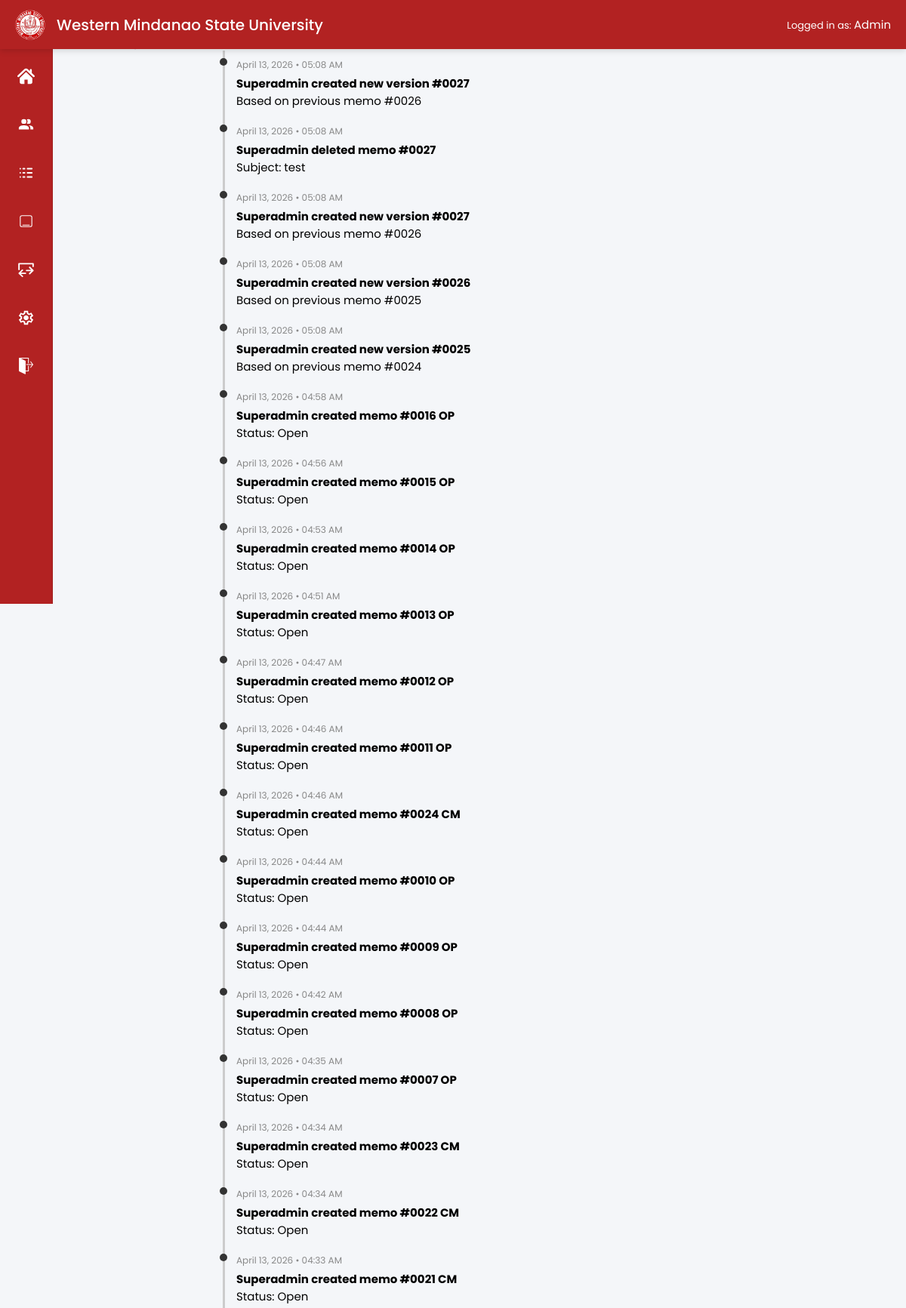
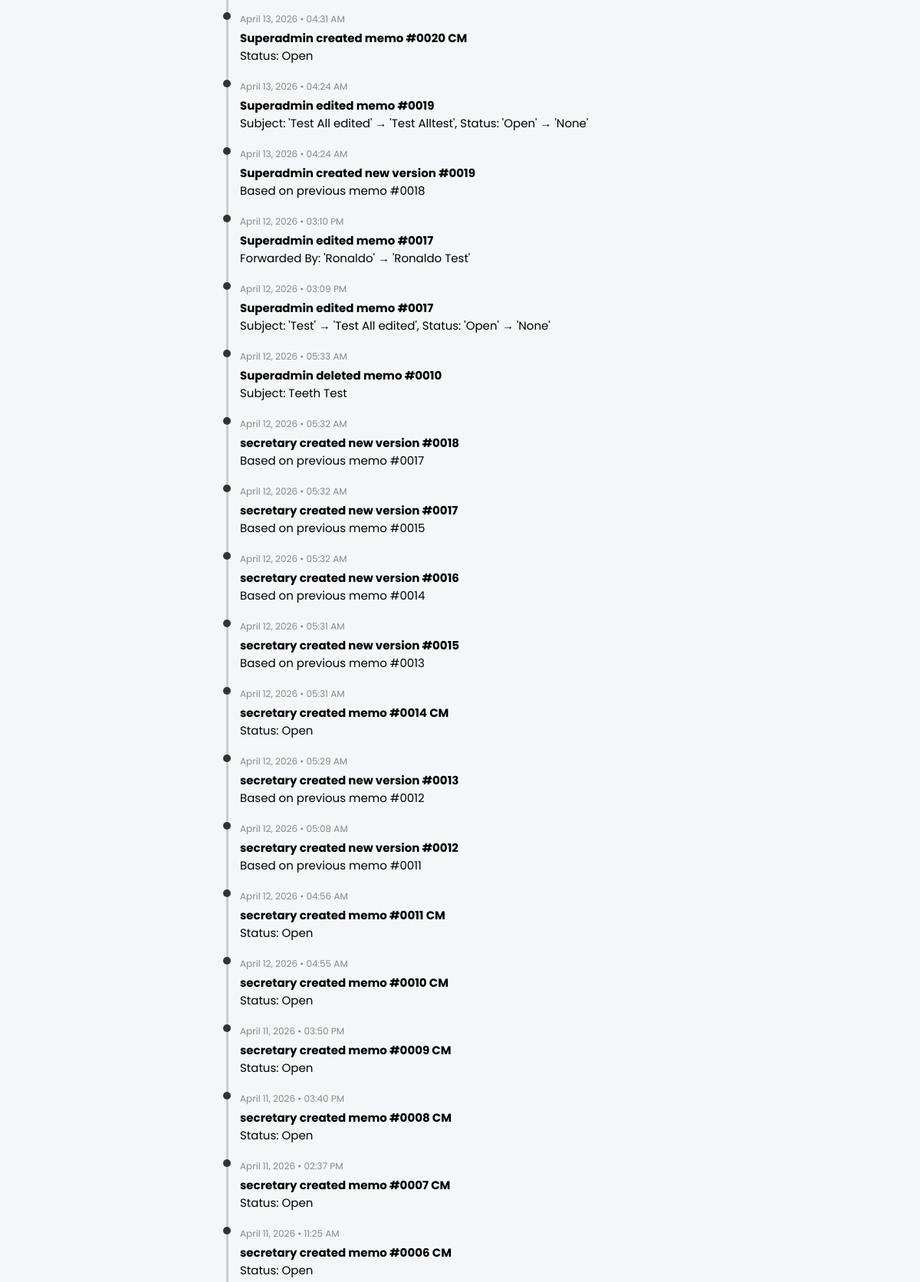
The page /admin/logs (signed in, upper part) on the database its author committed (2 pictures, top to bottom).
### app/models/settings.py (models this page shows)
class SystemSettings(db.Model):
    __tablename__ = "system_settings"
    id = db.Column(db.Integer, primary_key=True)
    system_name = db.Column(db.String(200))
    logo = db.Column(db.String(255))

### app/models/user.py (models this page shows, shortened)
class User(UserMixin, db.Model):
    __tablename__ = "users"
    id = db.Column(db.Integer, primary_key=True)
    username = db.Column(db.String(50), unique=True, nullable=False)
    password_hash = db.Column(db.String(255), nullable=False)
    role = db.Column(db.String(20))  # admin or secretary

### app/models/log_entry.py (models this page shows)
class LogEntry(db.Model):
    __tablename__ = "log_entries"
    id = db.Column(db.Integer, primary_key=True)
    serial_number = db.Column(db.Integer, unique=True, nullable=False)
    date = db.Column(db.Date)
    remarks = db.Column(db.String(255))
    notes = db.Column(db.Text)
    encoded_at = db.Column(db.DateTime, default=datetime.utcnow)
    memo_id = db.Column(db.Integer, db.ForeignKey("memos.id"))
    user_id = db.Column(
        db.Integer,
        db.ForeignKey("users.id", name="fk_log_entries_user_id"),
        nullable=True   # 👈 TEMPORARY
    )
    user = db.relationship("User", backref="logs")

### app/routes/admin.py (the view)
@admin_bp.route("/logs")
@login_required
def logs_page():
    logs = LogEntry.query.order_by(LogEntry.encoded_at.desc()).all()
    return render_template("admin/logs.html", logs=logs)

### app/__init__.py (called while the page is built)
def create_app():
    app = Flask(__name__)
    app.config.from_object(Config)
    db.init_app(app)
    login_manager.init_app(app)
    migrate.init_app(app, db)
    login_manager.login_view = "auth.login"
    @login_manager.user_loader
    def load_user(user_id):
        return User.query.get(int(user_id))
    app.register_blueprint(main)
    app.register_blueprint(auth_bp)
    app.register_blueprint(secretary_bp)
    app.register_blueprint(admin_bp)
    app.cli.add_command(seed_command)
    app.cli.add_command(seed_memos)
    @app.context_processor
    def inject_settings():
        settings = SystemSettings.query.first()
        return dict(settings=settings)
    print(app.url_map)
    return app

### app/templates/admin/logs.html (shortened to what this page needs)
{% extends "base.html" %}
{% block content %}
<h2>Activity Logs</h2>
<div class="timeline">
  {% for log in logs %}
    <div class="timeline-item">
      <div class="timeline-time">
        {{ log.encoded_at.strftime("%B %d, %Y") }} •
        {{ log.encoded_at.strftime("%I:%M %p") }}
      </div>
      <div class="timeline-content">
        <strong>{{ log.remarks }}</strong><br>
        <small>{{ log.notes }}</small>
      </div>
    </div>
  {% endfor %}
</div>
{% endblock %}

### app/templates/base.html (shortened to what this page needs)
<!DOCTYPE html>
<html lang="en">
<head>
<link rel="stylesheet" href="{{ url_for('static', filename='css/flatpickr.min.css') }}">
</head>
<body>
<div class="topbar">
<div class="topbar-left">
{% if settings and settings.logo %}
  <img src="{{ url_for('static', filename=settings.logo) }}" class="logo">
{% else %}
  <img src="{{ url_for('static', filename='img/logo.png') }}" class="logo">
{% endif %}
<div class="title"> {{ settings.system_name }}</div>
</div>
<div class="topbar-right">
  Logged in as:
  <span id="userRole">
    {% if current_user.is_authenticated %}
      {{ current_user.role|capitalize }}
    {% else %}
      Guest
    {% endif %}
  </span>
</div>
</div>
{% if current_user.is_authenticated %}
<div class="sidebar">
    {% if current_user.role == "admin" %}
    <a href="{{ url_for('admin.dashboard') }}" title="Dashboard">
        <img src="{{ url_for('static', filename='img/dashboard.svg') }}" alt="Dashboard">
    </a>
    <a href="{{ url_for('admin.users') }}" title="Manage Users">
        <img src="{{ url_for('static', filename='img/users.svg') }}" alt="Users">
    </a>
    <a href="{{ url_for('admin.logs_page') }}" title="Reports">
        <img src="{{ url_for('static', filename='img/reports.svg') }}" alt="Reports">
    </a>
    {% endif %}
    {% if current_user.role == "admin" or current_user.role == "secretary" %}
    <a href="{{ url_for('main.home') }}" title="Memos">
        <img src="{{ url_for('static', filename='img/memos.svg') }}" alt="Memos">
    </a>
    {% endif %}
    {% if current_user.role == "admin" %}
    <a href="{{ url_for('admin.import_page') }}" title="Import/Export">
        <img src="{{ url_for('static', filename='img/import.svg') }}" alt="Import">
    </a>
    <a href="{{ url_for('admin.settings_general') }}" title="Settings">
        <img src="{{ url_for('static', filename='img/settings.svg') }}" alt="Settings">
    </a>
    {% endif %}
    <a href="{{ url_for('auth.logout') }}" title="Logout">
        <img src="{{ url_for('static', filename='img/logout.svg') }}" alt="Logout">
    </a>
</div>
{% endif %}
<div class="content">
  {% block content %}{% endblock %}
</div>
</body>
</html>

### app/templates/base.html (style rules this page uses)
* { margin:0; padding:0; box-sizing:border-box; font-family:'Poppins',sans-serif; font-size:15px; }
body { background:#f4f6f9; }
.topbar { position: fixed; top: 0; left: 0; width: 100%; height: 65px; background: #B22222; display: flex; align-items: center; justify-content: space-between; padding: 0 20px; color: white; box-shadow: 0 2px 8px rgba(0,0,0,0.15); z-index: 1000; }
.topbar-left { display:flex; align-items:center; gap:15px; }
.logo { height:40px; }
.title { font-size:20px; font-weight:500; }
.topbar-right { font-size:13px; }
.sidebar { position: fixed; top: 65px; left: 0; width: clamp(55px, 6vw, 70px); height: calc(100vh - 65px); background: #B22222; border-right: 1px solid rgba(0,0,0,0.1); display: flex; flex-direction: column; align-items: center; padding-top: 20px; gap: clamp(20px, 3.5vw, 32px); z-index: 500; }
.sidebar a { width: 32px; height: 32px; display: flex; justify-content: center; align-items: center; border-radius: 8px; transition: 0.2s; }
.sidebar img { width: 70%; height: 70%; object-fit: contain; filter: brightness(0) invert(1); transition: 0.2s; }
.content { margin-left: 0; margin-top: 20px; width: 100%; padding: clamp(12px, 2vw, 25px); }
body:has(.sidebar) .content { margin-left: clamp(55px, 6vw, 70px); width: calc(100% - clamp(55px, 6vw, 70px)); }

### app/templates/admin/logs.html (style rules this page uses)
.timeline { max-width: 700px; margin: auto; }
.timeline-item { padding: 10px 0; border-left: 3px solid #ccc; margin-left: 10px; padding-left: 15px; position: relative; }
.timeline-item::before { content: ""; position: absolute; left: -7px; top: 10px; width: 10px; height: 10px; background: #333; border-radius: 50%; }
.timeline-time { font-size: 12px; color: #888; margin-bottom: 4px; }
.timeline-content { font-size: 14px; }

### rows shown on the page
SystemSettings: logo (picture), system_name "Western Mindanao State University"
User: role "Admin"
LogEntry: encoded_at "April 13, 2026", encoded_at "05:08 AM", remarks "Superadmin created new version #0027", notes "Based on previous memo #0026"
LogEntry: encoded_at "April 13, 2026", encoded_at "05:08 AM", remarks "Superadmin deleted memo #0027", notes "Subject: test"
LogEntry: encoded_at "April 13, 2026", encoded_at "05:08 AM", remarks "Superadmin created new version #0027", notes "Based on previous memo #0026"
LogEntry: encoded_at "April 13, 2026", encoded_at "05:08 AM", remarks "Superadmin created new version #0026", notes "Based on previous memo #0025"
LogEntry: encoded_at "April 13, 2026", encoded_at "05:08 AM", remarks "Superadmin created new version #0025", notes "Based on previous memo #0024"
LogEntry: encoded_at "April 13, 2026", encoded_at "04:58 AM", remarks "Superadmin created memo #0016 OP", notes "Status: Open"
LogEntry: encoded_at "April 13, 2026", encoded_at "04:56 AM", remarks "Superadmin created memo #0015 OP", notes "Status: Open"
LogEntry: encoded_at "April 13, 2026", encoded_at "04:53 AM", remarks "Superadmin created memo #0014 OP", notes "Status: Open"
LogEntry: encoded_at "April 13, 2026", encoded_at "04:51 AM", remarks "Superadmin created memo #0013 OP", notes "Status: Open"
LogEntry: encoded_at "April 13, 2026", encoded_at "04:47 AM", remarks "Superadmin created memo #0012 OP", notes "Status: Open"
LogEntry: encoded_at "April 13, 2026", encoded_at "04:46 AM", remarks "Superadmin created memo #0011 OP", notes "Status: Open"
LogEntry: encoded_at "April 13, 2026", encoded_at "04:46 AM", remarks "Superadmin created memo #0024 CM", notes "Status: Open"
LogEntry: encoded_at "April 13, 2026", encoded_at "04:44 AM", remarks "Superadmin created memo #0010 OP", notes "Status: Open"
LogEntry: encoded_at "April 13, 2026", encoded_at "04:44 AM", remarks "Superadmin created memo #0009 OP", notes "Status: Open"
LogEntry: encoded_at "April 13, 2026", encoded_at "04:42 AM", remarks "Superadmin created memo #0008 OP", notes "Status: Open"
LogEntry: encoded_at "April 13, 2026", encoded_at "04:35 AM", remarks "Superadmin created memo #0007 OP", notes "Status: Open"
LogEntry: encoded_at "April 13, 2026", encoded_at "04:34 AM", remarks "Superadmin created memo #0023 CM", notes "Status: Open"
LogEntry: encoded_at "April 13, 2026", encoded_at "04:34 AM", remarks "Superadmin created memo #0022 CM", notes "Status: Open"
LogEntry: encoded_at "April 13, 2026", encoded_at "04:33 AM", remarks "Superadmin created memo #0021 CM", notes "Status: Open"
LogEntry: encoded_at "April 13, 2026", encoded_at "04:31 AM", remarks "Superadmin created memo #0020 CM", notes "Status: Open"
LogEntry: encoded_at "April 13, 2026", encoded_at "04:24 AM", remarks "Superadmin edited memo #0019", notes "Subject: 'Test All edited' → 'Test Alltest', Status: 'Open' → 'None'"
LogEntry: encoded_at "April 13, 2026", encoded_at "04:24 AM", remarks "Superadmin created new version #0019", notes "Based on previous memo #0018"
LogEntry: encoded_at "April 12, 2026", encoded_at "03:10 PM", remarks "Superadmin edited memo #0017", notes "Forwarded By: 'Ronaldo' → 'Ronaldo Test'"
LogEntry: encoded_at "April 12, 2026", encoded_at "03:09 PM", remarks "Superadmin edited memo #0017", notes "Subject: 'Test' → 'Test All edited', Status: 'Open' → 'None'"
LogEntry: encoded_at "April 12, 2026", encoded_at "05:33 AM", remarks "Superadmin deleted memo #0010", notes "Subject: Teeth Test"
LogEntry: encoded_at "April 12, 2026", encoded_at "05:32 AM", remarks "secretary created new version #0018", notes "Based on previous memo #0017"
LogEntry: encoded_at "April 12, 2026", encoded_at "05:32 AM", remarks "secretary created new version #0017", notes "Based on previous memo #0015"
LogEntry: encoded_at "April 12, 2026", encoded_at "05:32 AM", remarks "secretary created new version #0016", notes "Based on previous memo #0014"
LogEntry: encoded_at "April 12, 2026", encoded_at "05:31 AM", remarks "secretary created new version #0015", notes "Based on previous memo #0013"
LogEntry: encoded_at "April 12, 2026", encoded_at "05:31 AM", remarks "secretary created memo #0014 CM", notes "Status: Open"
LogEntry: encoded_at "April 12, 2026", encoded_at "05:29 AM", remarks "secretary created new version #0013", notes "Based on previous memo #0012"
LogEntry: encoded_at "April 12, 2026", encoded_at "05:08 AM", remarks "secretary created new version #0012", notes "Based on previous memo #0011"
LogEntry: encoded_at "April 12, 2026", encoded_at "04:56 AM", remarks "secretary created memo #0011 CM", notes "Status: Open"
LogEntry: encoded_at "April 12, 2026", encoded_at "04:55 AM", remarks "secretary created memo #0010 CM", notes "Status: Open"
LogEntry: encoded_at "April 11, 2026", encoded_at "03:50 PM", remarks "secretary created memo #0009 CM", notes "Status: Open"
LogEntry: encoded_at "April 11, 2026", encoded_at "03:40 PM", remarks "secretary created memo #0008 CM", notes "Status: Open"
LogEntry: encoded_at "April 11, 2026", encoded_at "02:37 PM", remarks "secretary created memo #0007 CM", notes "Status: Open"
LogEntry: encoded_at "April 11, 2026", encoded_at "11:25 AM", remarks "secretary created memo #0006 CM", notes "Status: Open"
